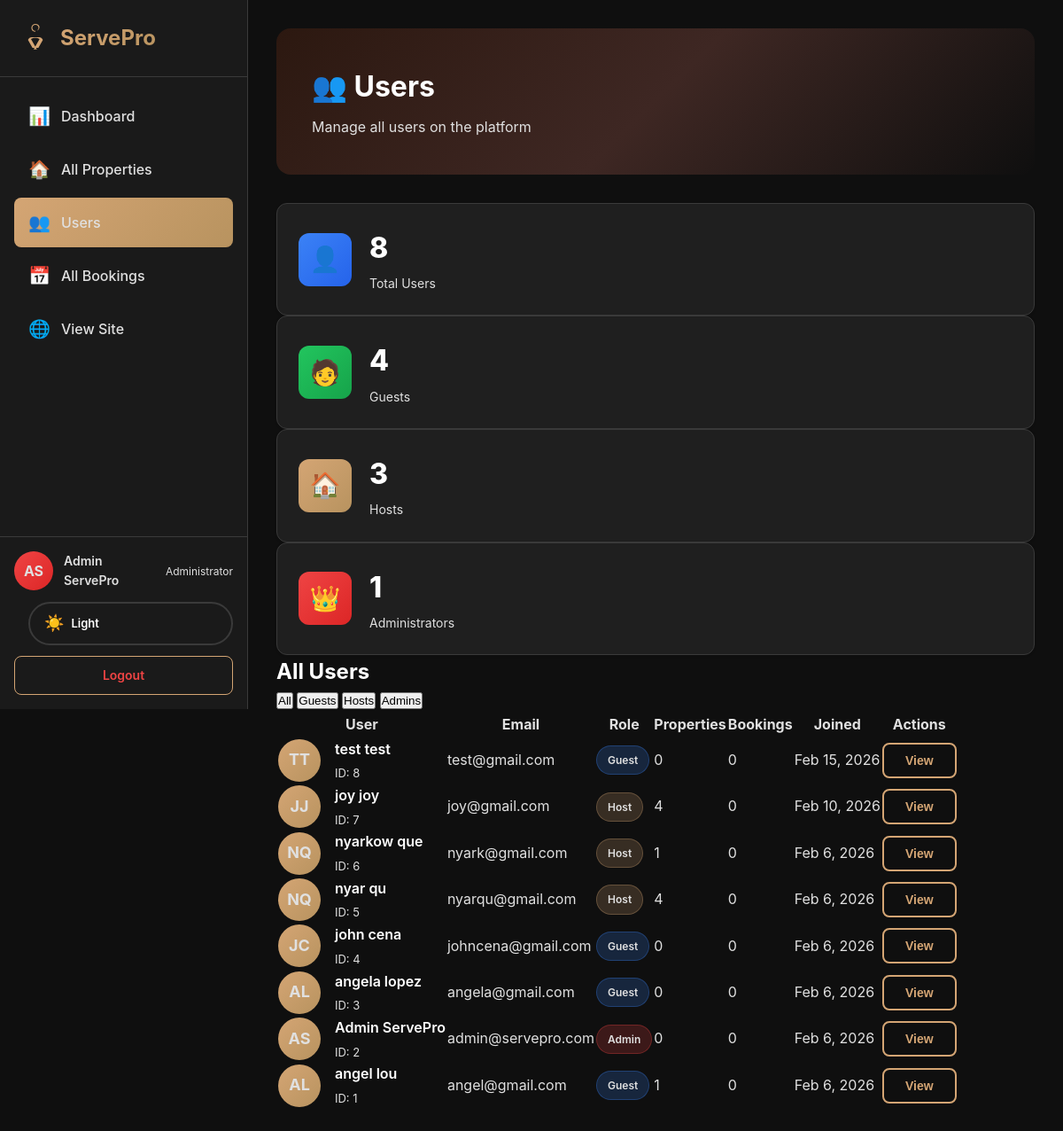
Screenshot of /admin/users.php (signed in) with the database file from the repository.
### tables this page shows
CREATE TABLE `users` (
  `id` int(11) NOT NULL,
  `first_name` varchar(50) NOT NULL,
  `last_name` varchar(50) NOT NULL,
  `email` varchar(100) NOT NULL,
  `password` varchar(255) NOT NULL,
  `created_at` timestamp NOT NULL DEFAULT current_timestamp(),
  `role` enum('guest','host','admin') DEFAULT 'guest',
  `host_verified` tinyint(1) NOT NULL DEFAULT 0
);

### config/session.php (called while the page is built, shortened)
<?php
function getCurrentUser() {
    $conn = getDBConnection();
    $user_id = $_SESSION['user_id'];
    $stmt = $conn->prepare("SELECT id, first_name, last_name, email, role, IFNULL(host_verified, 0) AS host_verified FROM users WHERE id = ?");
    $stmt->bind_param("i", $user_id);
    $stmt->execute();
    $result = $stmt->get_result();
    $user = $result->fetch_assoc();
    return $user;
}
?>

### admin/users.php (the view, shortened to what this page needs)
<?php
require_once __DIR__ . '/../config/session.php';
$user = getCurrentUser();
$conn = getDBConnection();
$query = "
    SELECT
        u.*,
        (SELECT COUNT(*) FROM properties WHERE host_id = u.id) as total_properties,
        (SELECT COUNT(*) FROM bookings WHERE guest_id = u.id) as total_bookings
    FROM users u
    ORDER BY u.created_at DESC
";
$result = $conn->query($query);
$users = $result->fetch_all(MYSQLI_ASSOC);
$stats = [
    'total' => count($users),
    'guests' => 0,
    'hosts' => 0,
    'admins' => 0
];
foreach ($users as $u) {
    $stats[$u['role'] . 's']++;
}
?>
<!DOCTYPE html>
<html lang="en">
<head>
    <link rel="stylesheet" href="../assets/css/style.css?v=10.0">
    <link rel="stylesheet" href="../assets/css/host-dashboard.css?v=10.0">
    <link rel="stylesheet" href="../assets/css/admin.css?v=10.0">
    <link rel="stylesheet" href="../assets/css/theme-toggle.css?v=10.0">
</head>
<body>
    <div class="host-layout">
        <aside class="host-sidebar">
            <div class="sidebar-header">
                <a href="../home.php" class="sidebar-brand">
                    <span>ServePro</span>
                </a>
            </div>
            <nav class="sidebar-nav">
                <a href="dashboard.php" class="nav-item">
                    <span class="nav-icon">📊</span>
                    <span>Dashboard</span>
                </a>
                <a href="properties.php" class="nav-item">
                    <span class="nav-icon">🏠</span>
                    <span>All Properties</span>
                </a>
                <a href="users.php" class="nav-item active">
                    <span class="nav-icon">👥</span>
                    <span>Users</span>
                </a>
                <a href="bookings.php" class="nav-item">
                    <span class="nav-icon">📅</span>
                    <span>All Bookings</span>
                </a>
                <a href="../home.php" class="nav-item">
                    <span class="nav-icon">🌐</span>
                    <span>View Site</span>
                </a>
            </nav>
            <div class="sidebar-footer">
                <div class="user-profile">
                    <div class="user-avatar" style="background: linear-gradient(135deg, #EF4444, #DC2626);">
                        <?php echo strtoupper(substr($user['first_name'], 0, 1) . substr($user['last_name'], 0, 1)); ?>
                    </div>
                    <div class="user-info">
                        <div class="user-name"><?php echo htmlspecialchars($user['first_name'] . ' ' . $user['last_name']); ?></div>
                        <div class="user-role">Administrator</div>
                    </div>
                </div>
                <div class="theme-toggle" style="margin-bottom: 12px;">
                    <span class="theme-toggle-icon">☀️</span>
                    <span class="theme-toggle-text">Light</span>
                </div>
                <a href="../logout.php" class="btn-logout">Logout</a>
            </div>
        </aside>
        <main class="host-main">
            <div class="users-header">
                <h1>👥 Users</h1>
                <p>Manage all users on the platform</p>
            </div>
            <div class="properties-stats">
                <div class="stat-card">
                    <div class="stat-icon" style="background: linear-gradient(135deg, #3B82F6, #2563EB);">👤</div>
                    <div class="stat-content">
                        <h3><?php echo $stats['total']; ?></h3>
                        <p>Total Users</p>
                    </div>
                </div>
                <div class="stat-card">
                    <div class="stat-icon" style="background: linear-gradient(135deg, #22C55E, #16A34A);">🧑</div>
                    <div class="stat-content">
                        <h3><?php echo $stats['guests']; ?></h3>
                        <p>Guests</p>
                    </div>
                </div>
                <div class="stat-card">
                    <div class="stat-icon" style="background: linear-gradient(135deg, #D4A574, #B8935F);">🏠</div>
                    <div class="stat-content">
                        <h3><?php echo $stats['hosts']; ?></h3>
                        <p>Hosts</p>
                    </div>
                </div>
                <div class="stat-card">
                    <div class="stat-icon" style="background: linear-gradient(135deg, #EF4444, #DC2626);">👑</div>
                    <div class="stat-content">
                        <h3><?php echo $stats['admins']; ?></h3>
                        <p>Administrators</p>
                    </div>
                </div>
            </div>
            <div class="properties-table-container">
                <div class="table-header">
                    <h2>All Users</h2>
                    <div class="filter-tabs">
                        <button class="filter-tab active" onclick="filterUsers('all')">All</button>
                        <button class="filter-tab" onclick="filterUsers('guest')">Guests</button>
                        <button class="filter-tab" onclick="filterUsers('host')">Hosts</button>
                        <button class="filter-tab" onclick="filterUsers('admin')">Admins</button>
                    </div>
                </div>
                <table class="properties-table">
                    <thead>
                        <tr>
                            <th>User</th>
                            <th>Email</th>
                            <th>Role</th>
                            <th>Properties</th>
                            <th>Bookings</th>
                            <th>Joined</th>
                            <th>Actions</th>
                        </tr>
                    </thead>
                    <tbody>
                        <?php foreach ($users as $u): ?>
                            <tr data-role="<?php echo $u['role']; ?>">
                                <td>
                                    <div class="user-cell">
                                        <div class="user-avatar-large">
                                            <?php echo strtoupper(substr($u['first_name'], 0, 1) . substr($u['last_name'], 0, 1)); ?>
                                        </div>
                                        <div class="user-details">
                                            <h3><?php echo htmlspecialchars($u['first_name'] . ' ' . $u['last_name']); ?></h3>
                                            <p>ID: <?php echo $u['id']; ?></p>
                                        </div>
                                    </div>
                                </td>
                                <td><?php echo htmlspecialchars($u['email']); ?></td>
                                <td>
                                    <span class="role-badge role-<?php echo $u['role']; ?>">
                                        <?php echo ucfirst($u['role']); ?>
                                    </span>
                                </td>
                                <td><?php echo $u['total_properties']; ?></td>
                                <td><?php echo $u['total_bookings']; ?></td>
                                <td><?php echo date('M j, Y', strtotime($u['created_at'])); ?></td>
                                <td>
                                    <div class="action-buttons">
                                        <button class="btn-action btn-view" onclick="viewUser(<?php echo $u['id']; ?>)">View</button>
                                    </div>
                                </td>
                            </tr>
                        <?php endforeach; ?>
                    </tbody>
                </table>
            </div>
        </main>
    </div>
</body>
</html>

### assets/css/style.css (style rules this page uses)
* { margin: 0; padding: 0; box-sizing: border-box; }
:root { --primary-color: #D4A574; --primary-dark: #B8935F; --primary-light: #E6C89C; --secondary-color: #1A1A1A; --accent-color: #D4A574; --text-dark: #FFFFFF; --text-gray: #B8B8B8; --bg-light: #1F1F1F; --border-color: #3A3A3A; --bg-primary: #0F0F0F; --bg-secondary: #1A1A1A; --bg-tertiary: #2C2C2C; --wood-dark: #2C1810; --wood-medium: #3E2723; --wood-light: #5D4037; }
body { font-family: -apple-system, BlinkMacSystemFont, 'Segoe UI', 'Inter', Roboto, 'Helvetica Neue', Arial, sans-serif; background: var(--bg-primary); color: #FFFFFF !important; line-height: 1.6; min-height: 100vh; }
h1, h2, h3, h4, h5, h6 { color: #FFFFFF !important; }
p, span, div { color: #E0E0E0 !important; }
.user-info { display: flex; align-items: center; gap: 16px; }
.user-avatar { width: 48px; height: 48px; border-radius: 50%; background: linear-gradient(135deg, var(--primary-color), var(--primary-dark)); display: flex; align-items: center; justify-content: center; color: white; font-size: 20px; font-weight: 600; }
.user-details h3 { font-size: 16px; font-weight: 600; color: var(--text-dark); }
.user-details p { font-size: 14px; color: var(--text-gray); }
.btn-logout { background: transparent; color: var(--primary-color); border: 2px solid var(--primary-color); border-radius: 8px; padding: 10px 20px; font-size: 14px; font-weight: 600; cursor: pointer; text-decoration: none; transition: all 0.2s ease; }

### assets/css/host-dashboard.css (style rules this page uses)
.host-layout { display: flex; min-height: 100vh; background: #0F0F0F; }
.host-sidebar { width: 280px; background: #1A1A1A; border-right: 1px solid #3A3A3A; display: flex; flex-direction: column; position: fixed; height: 100vh; overflow-y: auto; }
.sidebar-header { padding: 24px; border-bottom: 1px solid #3A3A3A; }
.sidebar-brand { display: flex; align-items: center; gap: 12px; text-decoration: none; transition: transform 0.2s ease; }
.sidebar-brand .brand-icon { width: 32px; height: 32px; fill: #D4A574; }
.sidebar-brand span { font-size: 24px; font-weight: 700; background: linear-gradient(135deg, #D4A574, #B8935F); -webkit-background-clip: text; -webkit-text-fill-color: transparent; }
.sidebar-nav { flex: 1; padding: 16px; }
.nav-item { display: flex; align-items: center; gap: 12px; padding: 12px 16px; border-radius: 8px; text-decoration: none; color: #B8B8B8; font-weight: 500; margin-bottom: 4px; transition: all 0.2s ease; }
.nav-item.active { background: linear-gradient(135deg, #D4A574, #B8935F); color: #0F0F0F; }
.nav-icon { font-size: 20px; }
.sidebar-footer { padding: 16px; border-top: 1px solid #3A3A3A; }
.user-profile { display: flex; align-items: center; gap: 12px; margin-bottom: 12px; }
.user-avatar { width: 44px; height: 44px; border-radius: 50%; background: linear-gradient(135deg, #D4A574, #B8935F); display: flex; align-items: center; justify-content: center; color: white; font-weight: 700; font-size: 16px; }
.user-info { flex: 1; }
.user-name { font-weight: 600; font-size: 14px; color: #FFFFFF; }
.user-role { font-size: 12px; color: #B8B8B8; }
.btn-logout { display: block; width: 100%; padding: 10px; background: transparent; border: 1px solid #D4A574; border-radius: 8px; text-align: center; text-decoration: none; color: #EF4444; font-weight: 600; font-size: 14px; transition: all 0.2s ease; }
.host-main { margin-left: 280px; flex: 1; padding: 32px; }
.stat-card { background: #1F1F1F; border-radius: 12px; padding: 24px; display: flex; border: 1px solid #3A3A3A; align-items: center; gap: 20px; box-shadow: 0 1px 3px rgba(0, 0, 0, 0.1); transition: transform 0.2s ease, box-shadow 0.2s ease; }
.stat-icon { width: 60px; height: 60px; border-radius: 12px; display: flex; align-items: center; justify-content: center; font-size: 28px; }
.stat-content h3 { font-size: 32px; font-weight: 800; color: #FFFFFF; margin-bottom: 4px; }
.stat-content p { font-size: 14px; color: #B8B8B8; }

### assets/css/admin.css (style rules this page uses)
.btn-view { padding: 10px 24px; background: transparent; color: #D4A574; border: 2px solid #D4A574; border-radius: 8px; font-weight: 600; font-size: 14px; text-decoration: none; display: inline-flex; align-items: center; transition: all 0.2s ease; }

### rows the page displays
users: first_name+last_name "AS", first_name+last_name "Admin ServePro", id "2", email "admin@servepro.com", role "Admin", total_properties "0", total_bookings "0", created_at "Feb 6, 2026"
users: first_name+last_name "TT", first_name+last_name "test test", id "8", email "test@gmail.com", role "Guest", total_properties "0", total_bookings "0", created_at "Feb 15, 2026"
users: first_name+last_name "JJ", first_name+last_name "joy joy", id "7", email "joy@gmail.com", role "Host", total_properties "4", total_bookings "0", created_at "Feb 10, 2026"
users: first_name+last_name "NQ", first_name+last_name "nyarkow que", id "6", email "nyark@gmail.com", role "Host", total_properties "1", total_bookings "0", created_at "Feb 6, 2026"
users: first_name+last_name "NQ", first_name+last_name "nyar qu", id "5", email "nyarqu@gmail.com", role "Host", total_properties "4", total_bookings "0", created_at "Feb 6, 2026"
users: first_name+last_name "JC", first_name+last_name "john cena", id "4", email "johncena@gmail.com", role "Guest", total_properties "0", total_bookings "0", created_at "Feb 6, 2026"
users: first_name+last_name "AL", first_name+last_name "angela lopez", id "3", email "angela@gmail.com", role "Guest", total_properties "0", total_bookings "0", created_at "Feb 6, 2026"
users: first_name+last_name "AL", first_name+last_name "angel lou", id "1", email "angel@gmail.com", role "Guest", total_properties "1", total_bookings "0", created_at "Feb 6, 2026"

### other values shown
$stats['total'] "8"
$stats['guests'] "4"
$stats['hosts'] "3"
$stats['admins'] "1"
